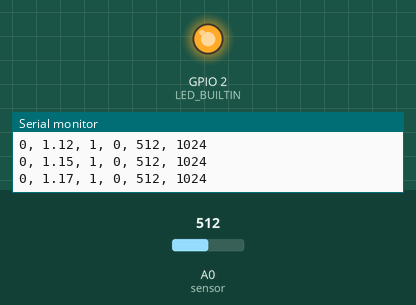
Recording of a sketch running on a simulated ESP8266 (NodeMCU). On the bench: output pins drawn as LEDs (lit = HIGH, except the on-board LED, lit = LOW), the last lines printed to the serial monitor. The test bench sets the inputs (shaded band); at power-on: A0 (sensor) = 512. WiFi joins after 1.5 s; servers stay silent unless stated.

Above: at 2.7 s.
2.8 s: A0 (sensor) set to 105
5.8 s: A0 (sensor) set to 92
At 6.7 s:
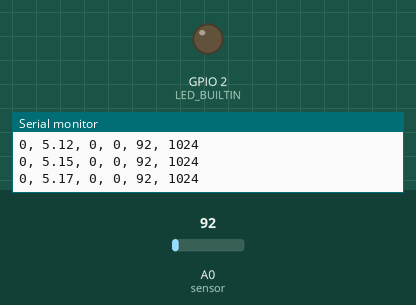
7.3 s: A0 (sensor) set to 110
At 8.5 s:
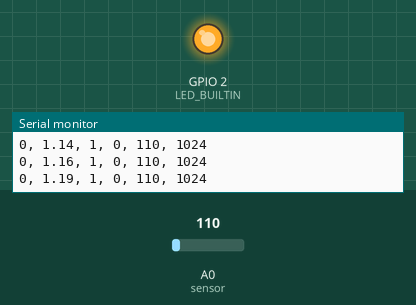
8.8 s: A0 (sensor) set to 90
At 10.1 s:
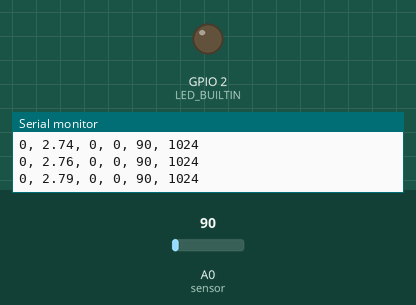
Timing chart, 0 to 11.3 s (numbered marks = the images above; inputs shaded):
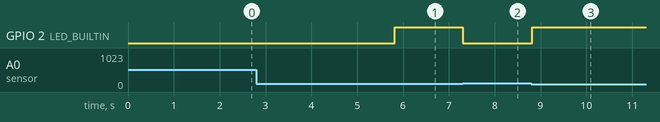

The sketch:

Open_Faucet_Code_v1.ino
```cpp
#include <ESP8266WiFi.h>

// Set WiFi credentials
#define WIFI_SSID "Raagam"
#define WIFI_PASS "50023082"

// Set IFTTT Webhooks event name and key
#define IFTTT_Key "cvUL7DlgrWMXicASaoPbKg"
#define IFTTT_Event "t1_high_flow"  // or whatever you have chosen
#define IFTTT_Value1 "Moin, hier ist dein ESP8266!"
#define IFTTT_Value2 "25"
#define IFTTT_Value3 "value 3"

int threshold_val = 100;
bool notified = false;
bool onTimeRec = false;
int on_time = 0;
int timer = 5000;
int on_duration;

WiFiClient client;

void setup() {
  pinMode(LED_BUILTIN, OUTPUT);


  Serial.begin(9600);  // Serial output only for information, you can also remove all Serial commands
  WiFi.begin(WIFI_SSID, WIFI_PASS);
  // Connecting to WiFi...
  Serial.print("Connecting to ");
  Serial.print(WIFI_SSID);
  while (WiFi.status() != WL_CONNECTED) {
    delay(100);
    Serial.print(".");
  }

  // Connected to WiFi
  Serial.println();
  Serial.print("Connected! IP address: ");
  Serial.println(WiFi.localIP());

  // Send Webook to IFTTT
  // notify();
}

void loop() {

  int water_sensor = analogRead(A0);  //store the sensor value in a variable
  on_duration = millis() - on_time;

  if (water_sensor >= threshold_val) {

    digitalWrite(LED_BUILTIN, LOW);

    if (!onTimeRec) {
      on_time = millis();
      onTimeRec = true;
      on_duration = 0;
    }

    if (on_duration > timer) {

      if (!notified) {
        notify();
        notified = true;
      }
    }

  } else {

    digitalWrite(LED_BUILTIN, HIGH);
    onTimeRec = false;
    notified = false;
  }
  Serial.print(0);
  Serial.print(", ");
  Serial.print(float(on_duration) / 1000);
  Serial.print(", ");
  Serial.print(onTimeRec);
  Serial.print(", ");
  Serial.print(notified);
  Serial.print(", ");
  Serial.print(water_sensor);
  Serial.print(", ");
  Serial.println(1024);
  delay(10);
}

void notify() {
  // construct the JSON payload
  String jsonString = "";
  jsonString += "{\"value1\":\"";
  jsonString += IFTTT_Value1;
  jsonString += "\",\"value2\":\"";
  jsonString += IFTTT_Value2;
  jsonString += "\",\"value3\":\"";
  jsonString += IFTTT_Value3;
  jsonString += "\"}";
  int jsonLength = jsonString.length();
  String lenString = String(jsonLength);

  // connect to the Maker event server
  client.connect("maker.ifttt.com", 80);

  // construct the POST request
  String postString = "";
  postString += "POST /trigger/";
  postString += IFTTT_Event;
  postString += "/with/key/";
  postString += IFTTT_Key;
  postString += " HTTP/1.1\r\n";
  postString += "Host: maker.ifttt.com\r\n";
  postString += "Content-Type: application/json\r\n";
  postString += "Content-Length: ";
  postString += lenString + "\r\n";
  postString += "\r\n";
  postString += jsonString;  // combine post request and JSON

  client.print(postString);
  delay(500);
  client.stop();
}
```

Measured:
- the behaviour switches between 100 and 99 on A0 (sensor) (found by bisection; images 0 and 1)
- after the input at 5.8 s, GPIO 2 (LED_BUILTIN): LOW → HIGH at once
- after the input at 7.3 s, GPIO 2 (LED_BUILTIN): HIGH → LOW at once
- after the input at 8.8 s, GPIO 2 (LED_BUILTIN): LOW → HIGH at once
